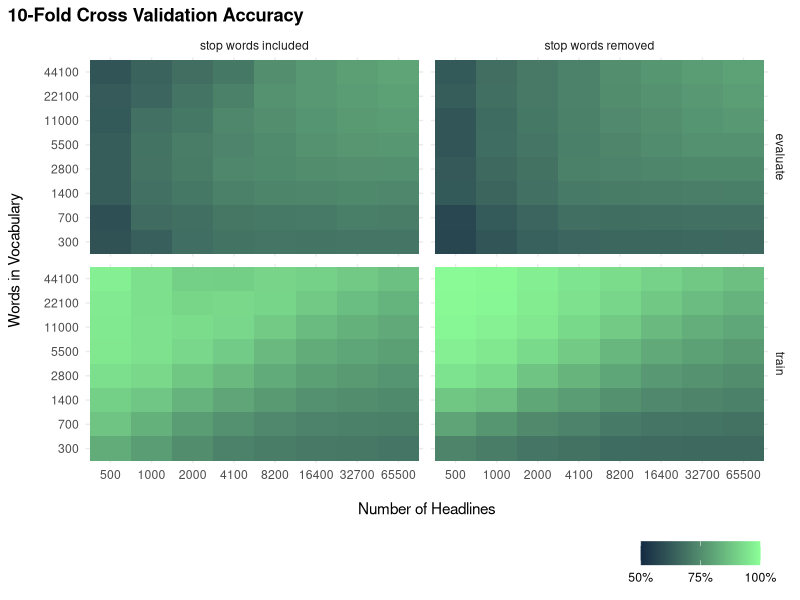
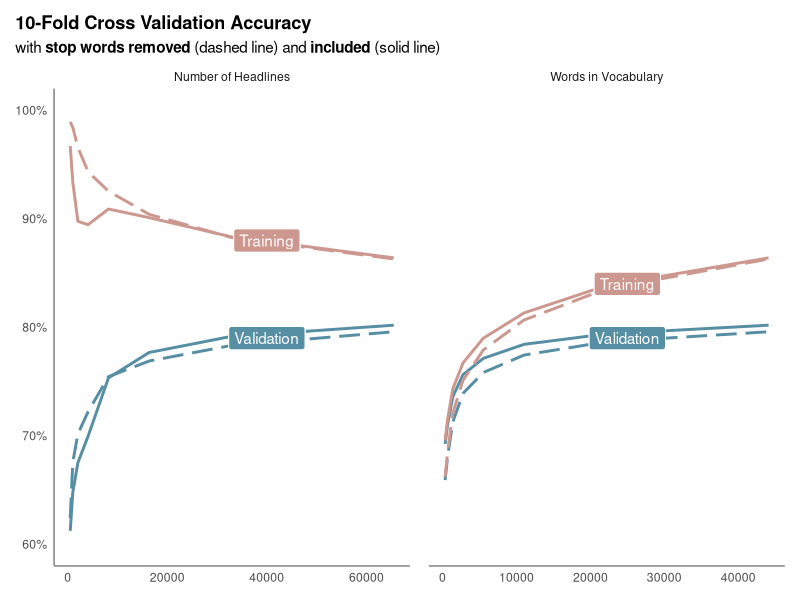

The R script that drew these images, in order:
## ---- chunk 1
knitr::opts_chunk$set(echo = FALSE)

library(tidyverse)
library(here)
library(scales)
library(ggrepel)
library(ggtext)
library(patchwork)
## ---- chunk 2

cv_accuracies <-
  read_csv(here("submission", "results", "cross_validation_accuracies_grid.csv")) %>%
  mutate(set_type = if_else(set_type == "test", "evaluate", set_type))

## ---- chunk 3

grid_cv <-
  cv_accuracies %>%
  mutate(exclude_stop_words = if_else(exclude_stop_words, "stop words removed", "stop words included"),
         train_headlines = round(train_headlines, digits = -2),
         train_vocabulary = round(train_vocabulary, digits = -2)) %>%
  ggplot(aes(x = factor(train_headlines), y = factor(train_vocabulary))) +
  geom_tile(aes(fill = accuracy)) +
  facet_grid(set_type ~ exclude_stop_words) +
  scale_fill_gradient(labels = scales::percent_format(accuracy = 1), limits = c(0.5, 1), breaks = c(0.5,0.75,1), low = "#132B43",
  high = "#8CFF98") +
  theme_minimal() +
  theme(plot.title.position = "plot",
        plot.title = element_markdown(),
        legend.position = "bottom",
        legend.justification = "right") +
  labs(x = "\nNumber of Headlines",
       y = "Words in Vocabulary\n",
       fill = NULL,
       title = "**10-Fold Cross Validation Accuracy**")

ggsave(here("figures", "cv_accuracies_grid.png"), grid_cv, width = 8, height = 6)


## ---- chunk 4

A <-
  cv_accuracies %>%
  mutate(headline = "Number of Headlines") %>%
  filter(train_vocabulary == max(train_vocabulary)) %>%
  ggplot(aes(x = train_headlines, y = accuracy)) +
  geom_line(aes(col = set_type, linetype = exclude_stop_words), size = 1) +
  geom_label(x = 40000, y = 0.88, label = "Training", label.padding = unit(0.3, "lines"), fill = "#CC978E", color = "white") +
  geom_label(x = 40000, y = 0.79, label = "Validation", label.padding = unit(0.3, "lines"), fill = "#568EA3", color = "white") +
  scale_y_continuous(labels = scales::percent_format(accuracy = 1), limits = c(0.6, 1)) +
  scale_color_manual(values = c("#568EA3", "#CC978E")) +
  scale_linetype_manual(values = c("solid", "longdash")) +
  theme_minimal() +
  theme(legend.position = "none",
        panel.grid.minor = element_blank(),
        panel.grid.major = element_blank(),
        axis.line.x = element_line(size = 0.5, colour = "grey50"),
        axis.line.y = element_line(size = 0.5, colour = "grey50"),
        plot.title.position = "plot",
        plot.title = element_markdown(),
        plot.subtitle = element_markdown()) +
  facet_grid(. ~ headline) +
  labs(x = NULL,
       y = NULL, 
       title = "**10-Fold Cross Validation Accuracy**",
       subtitle = "with **stop words removed** (dashed line) and **included** (solid line)")

B <-
  cv_accuracies %>%
  mutate(headline = "Words in Vocabulary") %>%
  filter(train_headlines == max(train_headlines)) %>%
  ggplot(aes(x = train_vocabulary, y = accuracy)) +
  geom_line(aes(col = set_type, linetype = exclude_stop_words), size = 1) +
  geom_label(x = 25000, y = 0.84, label = "Training", label.padding = unit(0.3, "lines"), fill = "#CC978E", color = "white") +
  geom_label(x = 25000, y = 0.79, label = "Validation", label.padding = unit(0.3, "lines"), fill = "#568EA3", color = "white") +
  scale_y_continuous(labels = scales::percent_format(accuracy = 1), limits = c(0.6, 1)) +
  scale_color_manual(values = c("#568EA3", "#CC978E")) +
  scale_linetype_manual(values = c("solid", "longdash")) +
  theme_minimal() +
  theme(legend.position = "none",
        panel.grid.minor = element_blank(),
        panel.grid.major = element_blank(),
        axis.line.x = element_line(size = 0.5, colour = "grey50"),
        axis.text.y = element_blank(),
        plot.title.position = "plot",
        plot.title = element_markdown(),
        plot.subtitle = element_markdown(),
        axis.title.y = element_text(angle=0)) +
  facet_grid(. ~ headline) +
  labs(x = NULL,
       y = NULL)

ggsave(here("figures", "cv_accuracies.png"), A+B, width = 7, height = 4)
